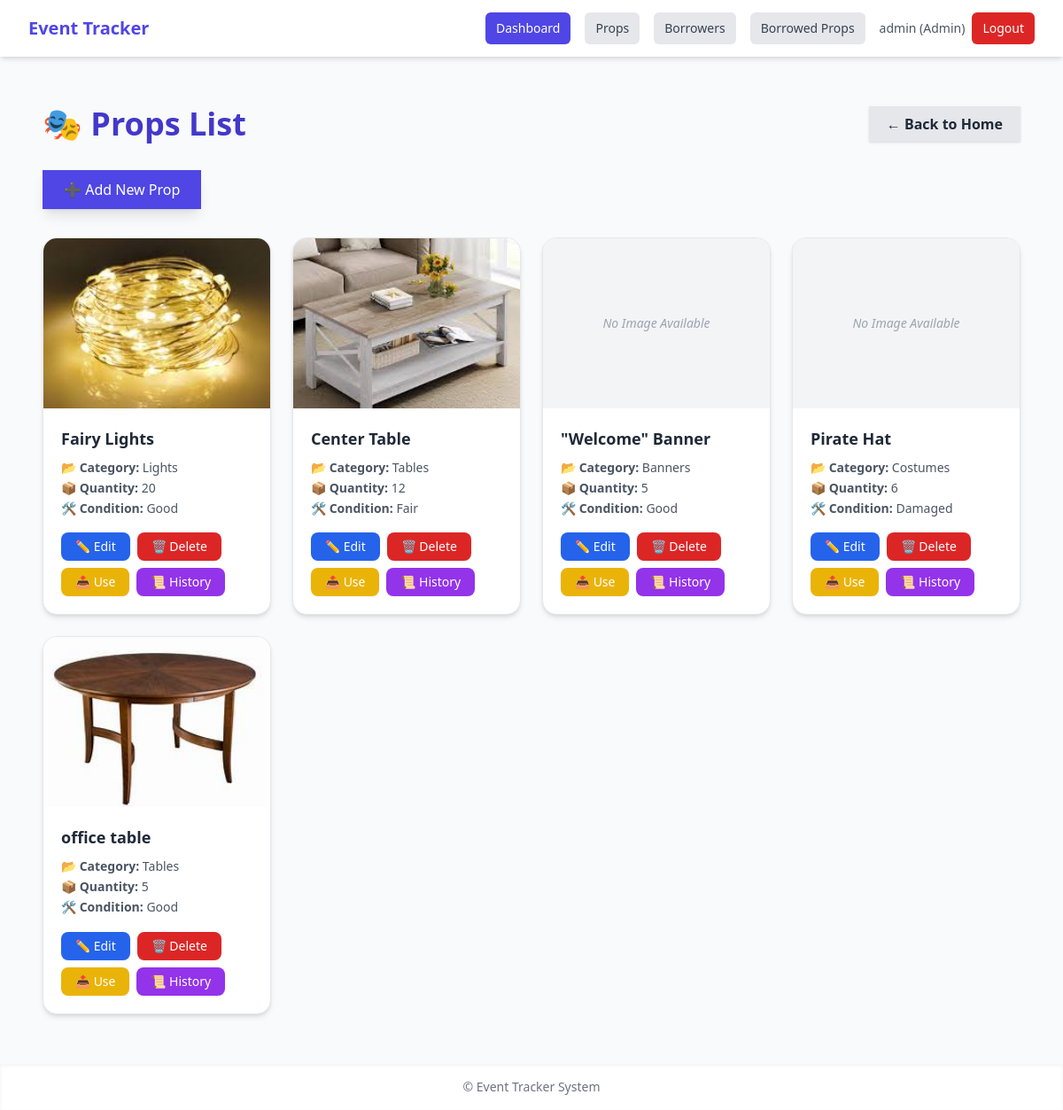
The app's page /props/ (signed in) with its own data.
### inventory/models.py (models this page shows, shortened)
class UserProfile(models.Model):
    ROLE_CHOICES = [
        ('admin', 'Admin'),
        ('borrower', 'Borrower'),
    ]
    user = models.OneToOneField(User, on_delete=models.CASCADE, related_name='profile')
    role = models.CharField(max_length=10, choices=ROLE_CHOICES, default='borrower')
    phone = models.CharField(max_length=20, blank=True, null=True)
    @property
    def is_admin(self):
        return self.role == 'admin'

class Prop(models.Model):
    CATEGORY_CHOICES = [
        ('Lights', 'Lights'),
        ('Tables', 'Tables'),
        ('Banners', 'Banners'),
        ('Costumes', 'Costumes'),
        ('Others', 'Others'),
    ]
    CONDITION_CHOICES = [
        ('Good', 'Good'),
        ('Fair', 'Fair'),
        ('Damaged', 'Damaged'),
    ]
    name = models.CharField(max_length=100)
    category = models.CharField(max_length=20, choices=CATEGORY_CHOICES)
    quantity = models.PositiveIntegerField()
    condition = models.CharField(max_length=10, choices=[('Good', 'Good'), ('Fair', 'Fair'), ('Damaged', 'Damaged')])
    storage_location = models.CharField(max_length=100)
    image = models.ImageField(upload_to='prop_images/', blank=True, null=True)

### inventory/views.py (the view)
# urls.py: path('props/', PropListView.as_view(), name='prop_list'),
class PropListView(LoginRequiredMixin, ListView):
    model = Prop
    template_name = 'inventory/prop_list.html'
    context_object_name = 'props'
    def get_queryset(self):
        if self.request.user.profile.is_admin:
            return Prop.objects.all()
        else:
            return Prop.objects.filter(quantity__gt=0)
    def get_template_names(self):
        if self.request.user.profile.is_admin:
            return ['inventory/prop_list.html']
        else:
            return ['inventory/borrower_prop_list.html']

### inventory/templates/inventory/prop_list.html
{% extends 'inventory/base.html' %}
{% block content %}
<div class="max-w-7xl mx-auto px-6 py-8">
    <div class="flex justify-between items-center mb-8">
        <h1 class="text-4xl font-extrabold text-indigo-700 flex items-center gap-3">
            🎭 Props List
        </h1>
        <a href="{% url 'home' %}" class="inline-block bg-gray-200 text-gray-800 font-semibold px-5 py-2 rounded-x1 hover:bg-gray-300 transition-all duration-200 shadow">
            ← Back to Home
        </a>
    </div>
    <div class="mb-8">
        <a href="{% url 'prop_add' %}" class="inline-block text-white bg-indigo-600 hover:bg-indigo-700 font-medium py-2.5 px-6 rounded-x1 shadow-lg transition duration-300">
            ➕ Add New Prop
        </a>
    </div>
    {% if props %}
    <div class="grid gap-6 grid-cols-1 sm:grid-cols-2 md:grid-cols-3 lg:grid-cols-4">
        {% for prop in props %}
        <div class="bg-white rounded-2xl shadow-md border border-gray-200 overflow-hidden hover:shadow-xl transition duration-300">
            {% if prop.image %}
            <img src="{{ prop.image.url }}" alt="{{ prop.name }}" class="w-full h-48 object-cover">
            {% else %}
            <div class="w-full h-48 bg-gray-100 flex items-center justify-center text-gray-400 text-sm italic">
                No Image Available
            </div>
            {% endif %}
            <div class="p-5">
                <h2 class="text-lg font-semibold text-gray-800 mb-2">{{ prop.name }}</h2>
                <p class="text-gray-600 text-sm leading-relaxed">
                    📂 <strong>Category:</strong> {{ prop.category }}<br>
                    📦 <strong>Quantity:</strong> {{ prop.quantity }}<br>
                    🛠 <strong>Condition:</strong> {{ prop.condition }}
                </p>
                <div class="mt-4 flex flex-wrap gap-2">
                    <a href="{% url 'prop_edit' prop.id %}" class="bg-blue-600 hover:bg-blue-700 text-white px-4 py-1.5 rounded-lg shadow-sm text-sm transition">
                        ✏️ Edit
                    </a>
                    <a href="{% url 'prop_delete' prop.id %}" class="bg-red-600 hover:bg-red-700 text-white px-4 py-1.5 rounded-lg shadow-sm text-sm transition">
                        🗑️ Delete
                    </a>
                    <a href="{% url 'use_prop' prop.id %}" class="bg-yellow-500 hover:bg-yellow-600 text-white px-4 py-1.5 rounded-lg shadow-sm text-sm transition">
                        📤 Use
                    </a>
                    <a href="{% url 'prop_use_history' prop.id %}" class="bg-purple-600 hover:bg-purple-700 text-white px-4 py-1.5 rounded-lg shadow-sm text-sm transition">
                        📜 History
                    </a>
                </div>
            </div>
        </div>
        {% endfor %}
    </div>
    {% else %}
    <div class="text-center text-gray-500 mt-12 text-lg">No props available.</div>
    {% endif %}
</div>
{% endblock %}

### inventory/templates/inventory/base.html (shortened to what this page needs)
<!DOCTYPE html>
<html lang="en" class="scroll-smooth">
<head>
    <script src="https://cdn.tailwindcss.com"></script>
</head>
<body class="bg-gray-50 text-gray-900 min-h-screen flex flex-col">
    <nav class="bg-white shadow-md">
        <div class="max-w-7xl mx-auto px-4 sm:px-6 lg:px-8">
            <div class="flex justify-between h-16 items-center">
                <div>
                    <a href="{% url 'home' %}" class="text-xl font-bold text-indigo-600 hover:text-indigo-700">
                        Event Tracker
                    </a>
                </div>
                {% if user.is_authenticated %}
                <div class="flex items-center space-x-4">
                    {% if user.profile.is_admin %}
                    <a href="{% url 'dashboard' %}" class="inline-block px-3 py-2 rounded-md text-sm font-medium bg-indigo-600 text-white hover:bg-indigo-700 transition">
                        Dashboard
                    </a>
                    <a href="{% url 'prop_list' %}" class="inline-block px-3 py-2 rounded-md text-sm font-medium bg-gray-200 text-gray-700 hover:bg-gray-300 transition">
                        Props
                    </a>
                    <a href="{% url 'borrower_list' %}" class="inline-block px-3 py-2 rounded-md text-sm font-medium bg-gray-200 text-gray-700 hover:bg-gray-300 transition">
                        Borrowers
                    </a>
                    {% endif %}
                    <a href="{% url 'borrowed_props_list' %}" class="inline-block px-3 py-2 rounded-md text-sm font-medium bg-gray-200 text-gray-700 hover:bg-gray-300 transition">
                        Borrowed Props
                    </a>
                    <div class="flex items-center space-x-2">
                        <span class="text-sm text-gray-600">
                            {{ user.username }} ({{ user.profile.get_role_display }})
                        </span>
                        <a href="{% url 'logout' %}" class="inline-block px-3 py-2 rounded-md text-sm font-medium bg-red-600 text-white hover:bg-red-700 transition">
                            Logout
                        </a>
                    </div>
                </div>
                {% endif %}
            </div>
        </div>
    </nav>
    <main class="flex-grow max-w-7xl mx-auto p-6">
        {% block content %}
        {% endblock %}
    </main>
    <footer class="bg-white shadow-inner text-center text-gray-500 text-sm py-4">
        &copy; {{ now|date:"Y" }} Event Tracker System
    </footer>
</body>
</html>

### records on screen
Prop: image (picture), name "Fairy Lights", category "Lights", quantity "20", condition "Good"
Prop: image (picture), name "Center Table", category "Tables", quantity "12", condition "Fair"
Prop: image "No Image Available", name "\"Welcome\" Banner", category "Banners", quantity "5", condition "Good"
Prop: shows "No Image Available", name "Pirate Hat", category "Costumes", quantity "6", condition "Damaged"
Prop: image (picture), name "office table", category "Tables", quantity "5", condition "Good"

### other values on screen
{{ user.username }} "admin"
{{ user.profile.get_role_display }} "Admin"
